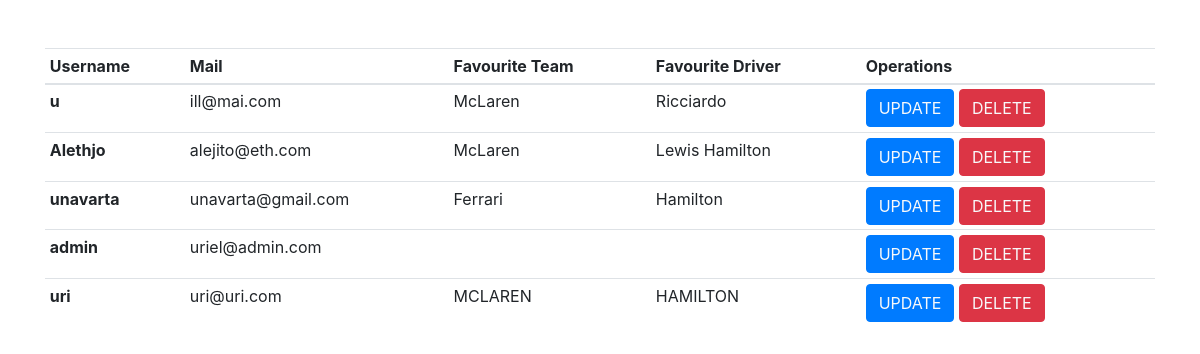
Page /crud/display-user.php on the committed database.
### tables this page shows
CREATE TABLE `users` (
  `usersID` int(11) NOT NULL,
  `usersName` varchar(128) NOT NULL,
  `usersMail` varchar(128) NOT NULL,
  `usersPWD` varchar(128) NOT NULL,
  `favTeam` varchar(30) DEFAULT NULL,
  `favDriver` varchar(30) DEFAULT NULL,
  `imgUrl` varchar(30) DEFAULT NULL,
  `tipo` int(1) NOT NULL DEFAULT 0
);

### crud/display-user.php (the view, shortened to what this page needs)
<?php
include '../includes/dbh.inc.php';
?>
<!DOCTYPE html>
<html lang="en">
<head>
    <link rel="stylesheet" href="https://cdn.jsdelivr.net/npm/bootstrap@4.0.0/dist/css/bootstrap.min.css">
</head>
<body>
    <div class="container my-5">
        <table class="table table-sm">
            <thead>
                <tr>
                    <th scope="col">Username</th>
                    <th scope="col">Mail</th>
                    <th scope="col">Favourite Team</th>
                    <th scope="col">Favourite Driver</th>
                    <th scope="col">Operations</th>
                </tr>
            </thead>
            <tbody>
                <?php
  $sql = "SELECT * FROM users";
  $result = mysqli_query($conn, $sql);
  while ($rowU = mysqli_fetch_assoc($result)) {
   echo '<tr>
        <th scope="row">' .$rowU['usersName'] . '</th>
        <td>' .$rowU['usersMail'] . '</td>
        <td>' .$rowU['favTeam'] . '</td>
        <td>' .$rowU['favDriver'] . '</td>
        <td>
        <button class="btn btn-primary"><a class="text-light" href="update-user.php?updateid='. $rowU['usersID'] .'">UPDATE</a></button>
        <button class="btn btn-danger"><a class="text-light" href="delete-user.php?deleteid='. $rowU['usersID'] .'">DELETE</a></button>
        </td>
        </tr>';
  }
  ?>
            </tbody>
        </table>
    </div>
</body>
</html>

### rows in the picture
users: usersName "u", usersMail "ill@mai.com", favTeam "McLaren", favDriver "Ricciardo"
users: usersName "Alethjo", usersMail "alejito@eth.com", favTeam "McLaren", favDriver "Lewis Hamilton"
users: usersName "unavarta", usersMail "unavarta@gmail.com", favTeam "Ferrari", favDriver "Hamilton"
users: usersName "admin", usersMail "uriel@admin.com"
users: usersName "uri", usersMail "uri@uri.com", favTeam "MCLAREN", favDriver "HAMILTON"
